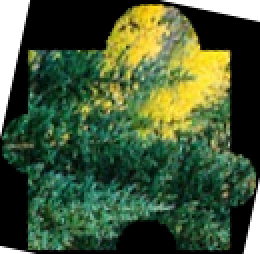
#> input picture src/vision/pieces/piece_0.png, 130 x 127 px (shown 2 times larger)
$ python -i normalize_pieces.py   (imports and definitions only)
#> lines starting #> are read from the running program, lines starting #| are printed output that depends on the picture; after the words box and inside, x2 and y2 are one past the last pixel; in counts of white or black regions, pixels touching at a corner belong together
#> further down, picture is the input picture: shape (127, 130, 3); mean B, G, R 56.5, 89.2, 68.8
#!/usr/bin/env python3
# normalize_pieces.py
#
# Rota cada pieza al múltiplo de 90 ° “correcto”, recorta el exceso de lienzo
# y guarda las piezas normalizadas.  Exporta una función `normalizar()` para
# poder llamarla desde otros módulos y, al mismo tiempo, conserva el
# funcionamiento por línea de comandos.
#
# Uso CLI:
#   python normalize_pieces.py -i out_piezas -o pieces
#
# La función normalizar() devuelve un dict {nombre_png: angulo_aplicado}

from __future__ import annotations
import os
import glob
import argparse
import json
from pathlib import Path
from typing import Dict, Tuple

import cv2
import numpy as np


# ────────────────────────────────────────────────
def normalize_image(img: np.ndarray) -> Tuple[np.ndarray, float]:
    """
    Rota la pieza para alinearla verticalmente (múltiplos de 90°) y recorta
    la zona transparente sobrante.
    Devuelve (imagen_normalizada, ángulo_aplicado_en_grados).
    """
    # — separar canal alfa —
    if img.shape[2] == 4:
        bgr, alpha = img[:, :, :3], img[:, :, 3]
    else:
        bgr = img
        alpha = np.full(bgr.shape[:2], 255, dtype=np.uint8)

    # — máscara binaria —
    _, mask = cv2.threshold(alpha, 10, 255, cv2.THRESH_BINARY)
#> alpha: shape (127, 130); every value is 255
    cnts, _ = cv2.findContours(mask, cv2.RETR_EXTERNAL, cv2.CHAIN_APPROX_SIMPLE)
    if not cnts:
        return img, 0.0

    cnt = max(cnts, key=cv2.contourArea)
#> cnt = [[0, 0], [0, 126], [129, 126], [129, 0]]
    rect = cv2.minAreaRect(cnt)
#> rect = ((64.5, 63), (126, 129), -90)
    angle = rect[-1]
#> angle = -90

    # Ajustar para que el lado mayor quede horizontal
    if rect[1][0] < rect[1][1]:
        angle += 90
#> angle = 0

    # — evitar recortes durante la rotación —
    h, w = bgr.shape[:2]
    diag = int(np.sqrt(h**2 + w**2))
    pad_y, pad_x = (diag - h) // 2, (diag - w) // 2
    bgr_pad = cv2.copyMakeBorder(bgr, pad_y, pad_y, pad_x, pad_x,
                                 cv2.BORDER_CONSTANT, value=(255, 255, 255))
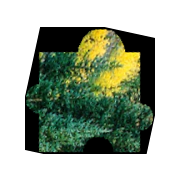
#> bgr_pad: shape (181, 180, 3); mean B, G, R 154.4, 171, 160.6
    alpha_pad = cv2.copyMakeBorder(alpha, pad_y, pad_y, pad_x, pad_x,
                                   cv2.BORDER_CONSTANT, value=0)

    # — rotar —
    center = (bgr_pad.shape[1] // 2, bgr_pad.shape[0] // 2)
    M = cv2.getRotationMatrix2D(center, angle, 1.0)
    bgr_rot = cv2.warpAffine(bgr_pad, M, (bgr_pad.shape[1], bgr_pad.shape[0]),
                             flags=cv2.INTER_CUBIC, borderValue=(255, 255, 255))
    alpha_rot = cv2.warpAffine(alpha_pad, M, (alpha_pad.shape[1], alpha_pad.shape[0]),
                               flags=cv2.INTER_NEAREST, borderValue=0)
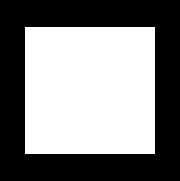
#> alpha_pad: shape (181, 180); 50.7% white; 1 black region, box (x1, y1, x2, y2) and area: (0, 0, 180, 181) 16070

    # — recortar a la pieza —
    ys, xs = np.where(alpha_rot > 10)
    if ys.size == 0 or xs.size == 0:
        merged = cv2.merge([bgr_rot, alpha_rot])
    else:
        y0, y1, x0, x1 = ys.min(), ys.max(), xs.min(), xs.max()
        merged = cv2.merge([bgr_rot[y0:y1+1, x0:x1+1],
                            alpha_rot[y0:y1+1, x0:x1+1]])

    return merged, angle


# ────────────────────────────────────────────────
# [44 lines left out: functions normalizar, _parse_args, not called in this run]


# [9 lines not run here, left out]

>>> import cv2
>>> picture = cv2.imread('src/vision/pieces/piece_0.png')
>>> result = normalize_image(picture)

$ run again, on src/vision/pieces/piece_4.png
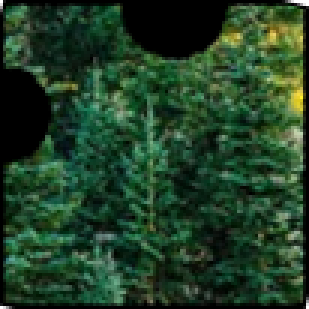
#> input picture src/vision/pieces/piece_4.png, 103 x 103 px (shown 3 times larger)
#> picture is the input picture: shape (103, 103, 3); mean B, G, R 38.1, 62.9, 32.8
#> alpha: shape (103, 103); every value is 255
#> in normalize_image, `alpha_rot = cv2.warpAffine(alpha_pad, M, (alpha_pad.shape[1], alpha_pa..`:
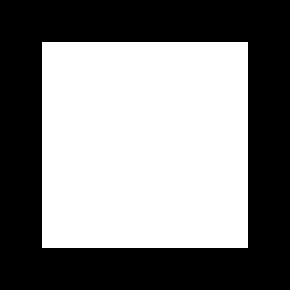
#> alpha_pad: shape (145, 145) (shown 2 times larger); 50.5% white; 1 black region, box (x1, y1, x2, y2) and area: (0, 0, 145, 145) 10416
#> in normalize_image, `merged = cv2.merge([bgr_rot[y0:y1+1, x0:x1+1], alpha_rot[y0:y1+1, x0:x..`:
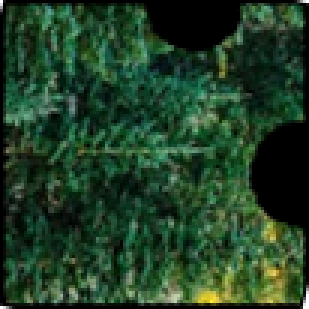
#> merged: shape (103, 103, 4) (shown 3 times larger); mean B, G, R, A 38.1, 62.9, 32.8, 255
